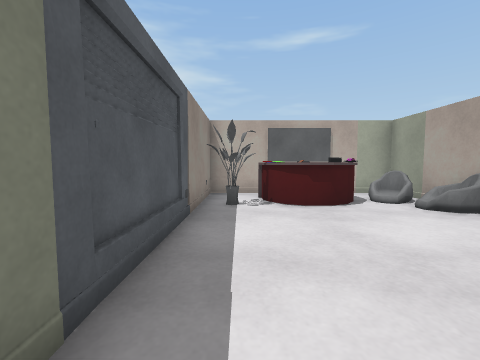
[1] (above)

17 first-person views from a walk through a Unity game level. The camera is 1.2 m above the floor, tilts 4° down and sees 90° across. Doors are open. The floor is counted in squares, 1 m on a side. Each view is taken from the middle of a square. On the plan, view 1 faces up. The plan holds only what a view shows up to about 12 squares ahead; the rest is blank. The player character is not drawn. Some animated figures are left out. Some surface patterns are stand-ins.

[2]
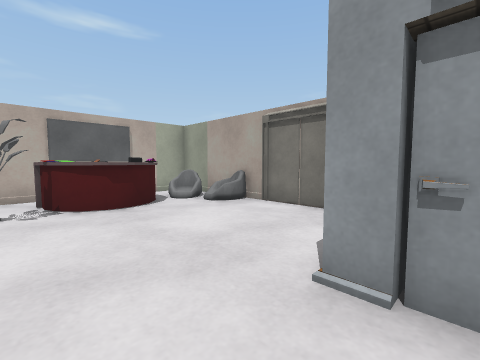

[3]
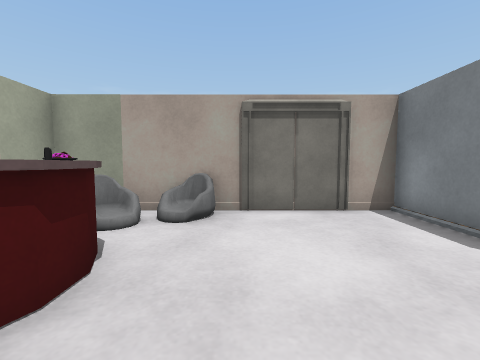

[4]
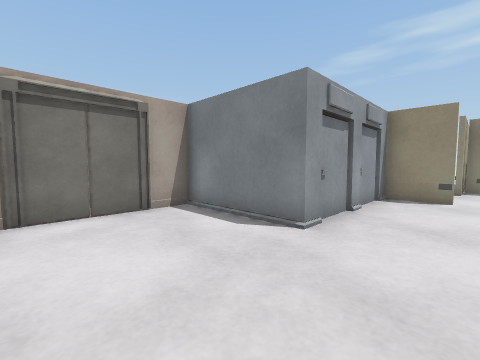

[5]
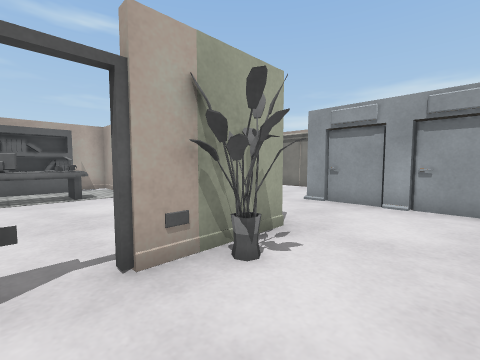

[6]
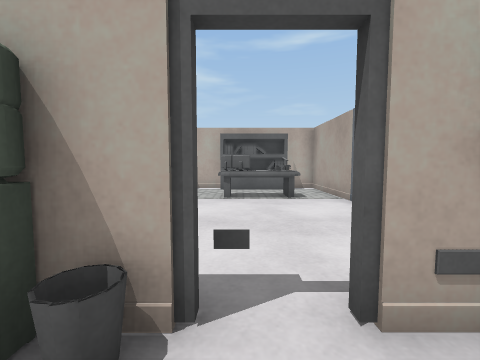

[7]
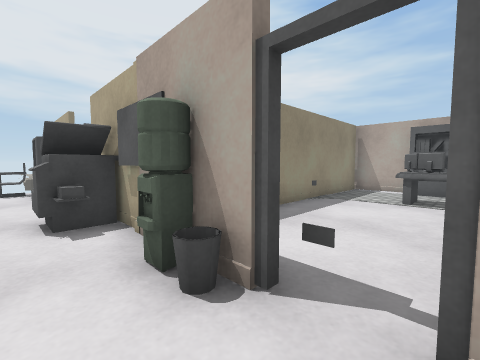

[8]
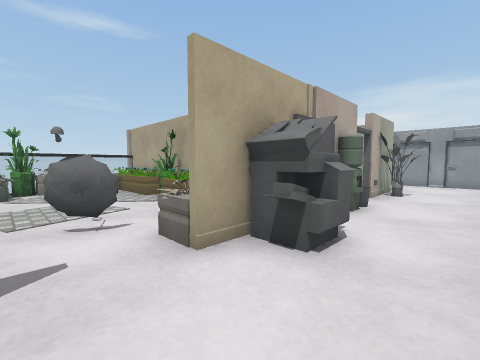

[9]
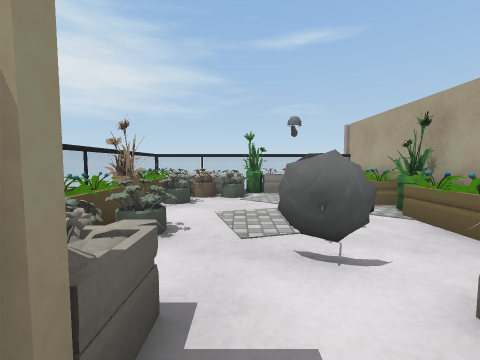

[10]
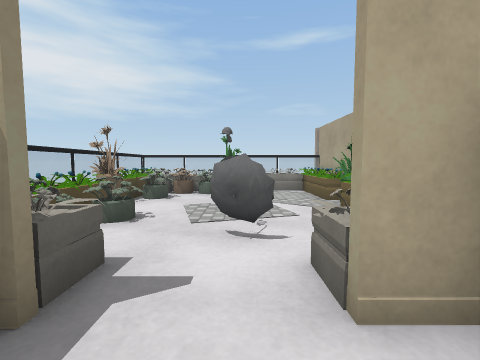

[11]
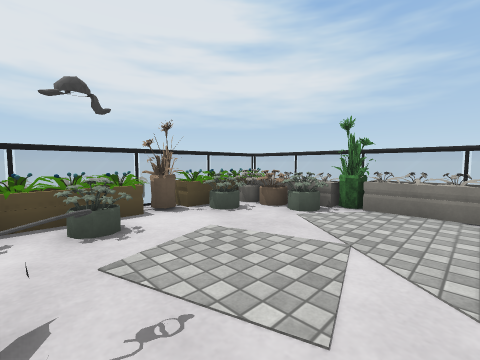

[12]
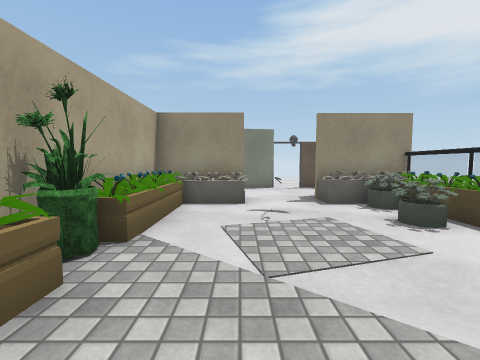

[13]
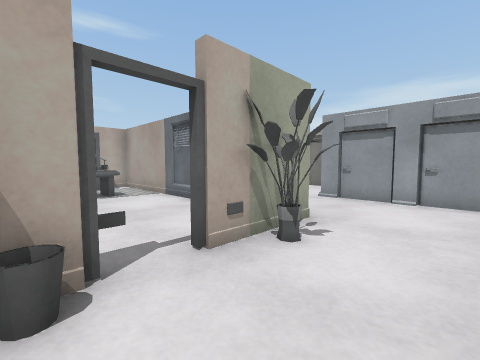

[14]
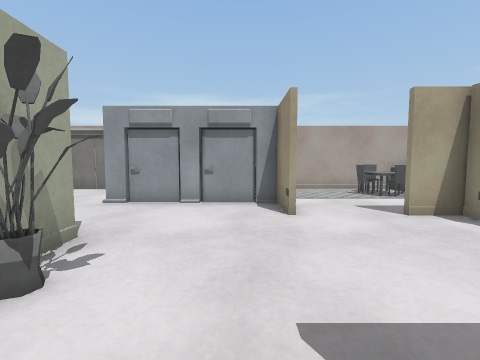

[15]
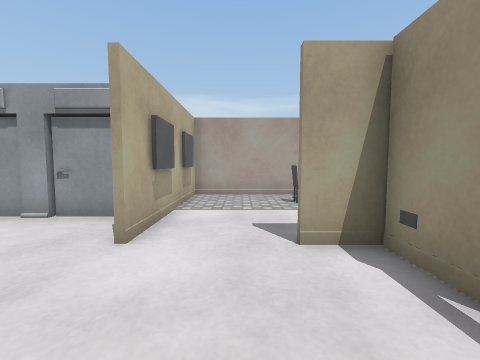

[16]
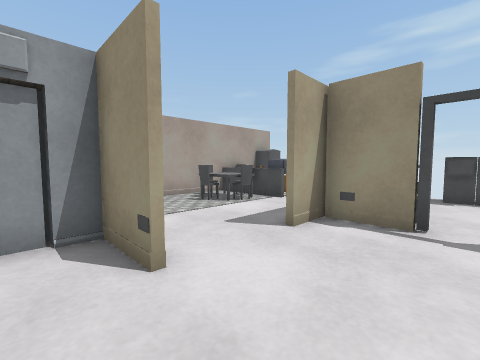

[17]
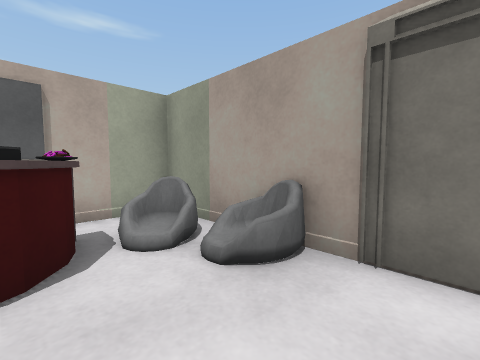

### Floor plan
Points are (right, up) in squares from view 1. A wall is a line through its corners. A room is listed if a view was taken in it or the views show most of it. See-through windows are left out.
Room 1 (views 1, 2, 3, 4, 17)
walls: (1.1, 9.6) (-1.2, 9.6) (-1.2, 1.1); (2.3, -0.6) (2.3, 1.1) (6, 1.1) (6, 9.6) (3.5, 9.6)
ways out: opening at (0.5, 0.5) to room 2
objects: plant (0, 7); other object (1, 7) to (4, 8); other object (5, 7) to (5, 8); other object (6, 6)
Room 2 (views 5, 6, 7, 8, 9, 10, 13, 14, 15, 16)
walls: (-1.5, -8.1) (0.5, -8.1); (-12.7, -4) (-11.2, -3.9); (-5.3, -0.4) (-7, -0.4); (-10.5, -0.4) (-11.3, -0.4); (0.5, -8.4) (0.5, -6.9); (0.5, -4.1) (1.5, -4.1); (-14.9, -4.1) (-14, -4.1); (-1.1, -0.4) (-4.1, -0.4); (1.5, -4.3) (0.5, -4.3); (2.3, -3.5) (2.3, -0.6); (6, -12) (6, -10)
ways out: opening at (0.5, 0.5) to room 1; opening at (-9.5, 0.5) to room 3; open door at (-12, 0) to room 3; opening at (-5, 0) to room 4; open door at (-3.7, 0.3) to room 4; opening at (1.5, -7) to room 5; open door at (-2.5, -9); gap at (-12.8, -4.4)
objects: chair (-16, -1); other object (-15, -1) to (-14, -1); printer (-10, -2) to (-9, -1); other object (-10, 0) to (-9, 0); other object (-8, 0); water cooler (-7, -1) to (-6, -1); plant (-3, -1); cabinet (-2, -13); cabinet (-2, -12); other object (-1, -9); machine (3, -11) to (4, -11); fridge (5, -13) to (6, -13); other object (5, -11) to (6, -11)
Room 3 (views 11, 12)
walls: (-11.1, -0.1) (-10.5, -0.1); (-16.9, -0.1) (-15.4, -0.1); (-8.2, 0.6) (-8.2, 9.9); (-8.2, 9.4) (-16.6, 9.4) (-16.6, -0.1)
ways out: opening at (-9.5, 0.5) to room 2; open door at (-12, 0) to room 2
objects: flower (-17, 7); flower (-16, 1) to (-16, 4); other object (-16, 5); other object (-15, 0) to (-14, 0); flowerpot (-15, 1); other object (-15, 3); other object (-15, 6) to (-14, 8); other object (-15, 9) to (-13, 9); flowerpot (-13, 8); other object (-12, 2); plant (-12, 9); other object (-11, 9); flower (-9, 1) to (-9, 4); plant (-9, 5); flower (-9, 10)
Room 4 (no view inside)
walls: (-1.4, 3.9) (-1.4, 9.6) (-2.8, 9.6); (-5.9, 9.6) (-8.4, 9.6); (-8.1, 9.6) (-8.1, 3.6)
ways out: opening at (-5, 0) to room 2; open door at (-3.7, 0.3) to room 2
objects: other object (-6, 6) to (-3, 7); other object (-6, 9) to (-3, 9)
Room 5 (no view inside)
walls: (6, -10) (6, -4.3) (1.5, -4.3)
low walls: (2.9, -10) (6.1, -10)
ways out: opening at (1.5, -7) to room 2
objects: other object (3, -9) to (5, -8)

Where each view was taken, in squares from view 1:
view 1: 0 up, 0 right, facing up
view 2: 0 up, 0 right, facing up-right
view 3: 5 up, 0 right, facing right
view 4: 5 up, 0 right, facing down-right
view 5: 3 down, 5 left, facing up-right
view 6: 2 down, 5 left, facing up
view 7: 2 down, 4 left, facing up-left
view 8: 3 down, 13 left, facing up-right
view 9: 1 down, 13 left, facing up
view 10: 2 down, 12 left, facing up
view 11: 2 up, 10 left, facing up-left
view 12: 8 up, 11 left, facing down
view 13: 3 down, 6 left, facing up-right
view 14: 3 down, 5 left, facing right
view 15: 6 down, 3 left, facing right
view 16: 3 down, 2 left, facing down-right
view 17: 4 up, 3 right, facing up-right
